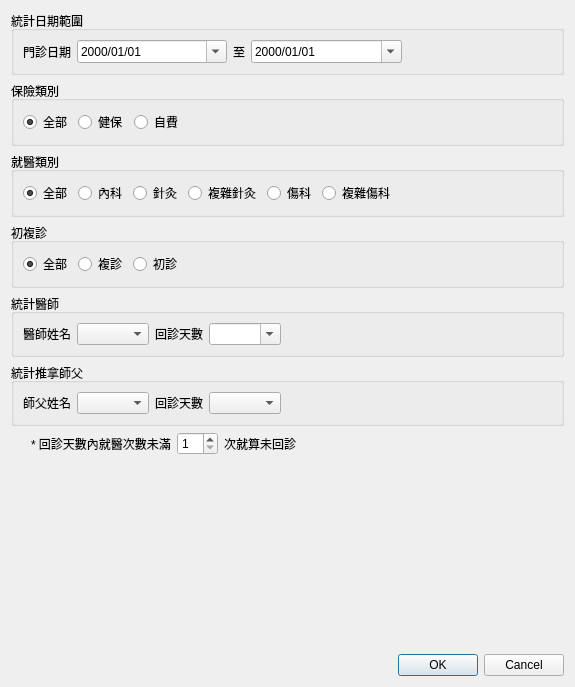
<?xml version="1.0" encoding="UTF-8"?>
<ui version="4.0">
 <class>Dialog_statistics_return_rate</class>
 <widget class="QDialog" name="Dialog_statistics_return_rate">
  <property name="windowModality">
   <enum>Qt::NonModal</enum>
  </property>
  <property name="geometry">
   <rect>
    <x>0</x>
    <y>0</y>
    <width>575</width>
    <height>687</height>
   </rect>
  </property>
  <property name="sizePolicy">
   <sizepolicy hsizetype="Preferred" vsizetype="Preferred">
    <horstretch>0</horstretch>
    <verstretch>0</verstretch>
   </sizepolicy>
  </property>
  <property name="windowTitle">
   <string>回診率統計</string>
  </property>
  <property name="modal">
   <bool>false</bool>
  </property>
  <layout class="QVBoxLayout" name="verticalLayout">
   <item>
    <widget class="QGroupBox" name="groupBox">
     <property name="title">
      <string>統計日期範圍</string>
     </property>
     <property name="flat">
      <bool>true</bool>
     </property>
     <layout class="QGridLayout" name="gridLayout">
      <item row="0" column="0">
       <widget class="QLabel" name="label_date">
        <property name="text">
         <string>門診日期</string>
        </property>
        <property name="alignment">
         <set>Qt::AlignRight|Qt::AlignTrailing|Qt::AlignVCenter</set>
        </property>
       </widget>
      </item>
      <item row="0" column="3">
       <widget class="QDateEdit" name="dateEdit_end_date">
        <property name="sizePolicy">
         <sizepolicy hsizetype="Expanding" vsizetype="Fixed">
          <horstretch>0</horstretch>
          <verstretch>0</verstretch>
         </sizepolicy>
        </property>
        <property name="currentSection">
         <enum>QDateTimeEdit::YearSection</enum>
        </property>
        <property name="displayFormat">
         <string>yyyy/MM/dd</string>
        </property>
        <property name="calendarPopup">
         <bool>true</bool>
        </property>
        <property name="currentSectionIndex">
         <number>0</number>
        </property>
       </widget>
      </item>
      <item row="0" column="2">
       <widget class="QLabel" name="label_between">
        <property name="text">
         <string>至</string>
        </property>
        <property name="alignment">
         <set>Qt::AlignCenter</set>
        </property>
       </widget>
      </item>
      <item row="0" column="1">
       <widget class="QDateEdit" name="dateEdit_start_date">
        <property name="sizePolicy">
         <sizepolicy hsizetype="Expanding" vsizetype="Fixed">
          <horstretch>0</horstretch>
          <verstretch>0</verstretch>
         </sizepolicy>
        </property>
        <property name="autoFillBackground">
         <bool>false</bool>
        </property>
        <property name="buttonSymbols">
         <enum>QAbstractSpinBox::UpDownArrows</enum>
        </property>
        <property name="showGroupSeparator" stdset="0">
         <bool>false</bool>
        </property>
        <property name="currentSection">
         <enum>QDateTimeEdit::YearSection</enum>
        </property>
        <property name="displayFormat">
         <string>yyyy/MM/dd</string>
        </property>
        <property name="calendarPopup">
         <bool>true</bool>
        </property>
        <property name="currentSectionIndex">
         <number>0</number>
        </property>
       </widget>
      </item>
      <item row="0" column="4">
       <spacer name="horizontalSpacer">
        <property name="orientation">
         <enum>Qt::Horizontal</enum>
        </property>
        <property name="sizeHint" stdset="0">
         <size>
          <width>40</width>
          <height>20</height>
         </size>
        </property>
       </spacer>
      </item>
     </layout>
    </widget>
   </item>
   <item>
    <widget class="QGroupBox" name="groupBox_3">
     <property name="title">
      <string>保險類別</string>
     </property>
     <property name="flat">
      <bool>true</bool>
     </property>
     <layout class="QGridLayout" name="gridLayout_3">
      <item row="0" column="4">
       <spacer name="horizontalSpacer_3">
        <property name="orientation">
         <enum>Qt::Horizontal</enum>
        </property>
        <property name="sizeHint" stdset="0">
         <size>
          <width>40</width>
          <height>20</height>
         </size>
        </property>
       </spacer>
      </item>
      <item row="0" column="1">
       <widget class="QRadioButton" name="radioButton_ins">
        <property name="text">
         <string>健保</string>
        </property>
        <property name="checked">
         <bool>false</bool>
        </property>
       </widget>
      </item>
      <item row="0" column="2">
       <widget class="QRadioButton" name="radioButton_self">
        <property name="text">
         <string>自費</string>
        </property>
       </widget>
      </item>
      <item row="0" column="0">
       <widget class="QRadioButton" name="radioButton_all">
        <property name="text">
         <string>全部</string>
        </property>
        <property name="checked">
         <bool>true</bool>
        </property>
       </widget>
      </item>
     </layout>
    </widget>
   </item>
   <item>
    <widget class="QGroupBox" name="groupBox_5">
     <property name="title">
      <string>就醫類別</string>
     </property>
     <property name="flat">
      <bool>true</bool>
     </property>
     <layout class="QHBoxLayout" name="horizontalLayout">
      <item>
       <widget class="QRadioButton" name="radioButton_all_treat_type">
        <property name="text">
         <string>全部</string>
        </property>
        <property name="checked">
         <bool>true</bool>
        </property>
       </widget>
      </item>
      <item>
       <widget class="QRadioButton" name="radioButton_general">
        <property name="text">
         <string>內科</string>
        </property>
       </widget>
      </item>
      <item>
       <widget class="QRadioButton" name="radioButton_acupuncture">
        <property name="text">
         <string>針灸</string>
        </property>
       </widget>
      </item>
      <item>
       <widget class="QRadioButton" name="radioButton_c_acupuncture">
        <property name="text">
         <string>複雜針灸</string>
        </property>
       </widget>
      </item>
      <item>
       <widget class="QRadioButton" name="radioButton_massage">
        <property name="text">
         <string>傷科</string>
        </property>
       </widget>
      </item>
      <item>
       <widget class="QRadioButton" name="radioButton_c_massage">
        <property name="text">
         <string>複雜傷科</string>
        </property>
       </widget>
      </item>
      <item>
       <spacer name="horizontalSpacer_5">
        <property name="orientation">
         <enum>Qt::Horizontal</enum>
        </property>
        <property name="sizeHint" stdset="0">
         <size>
          <width>40</width>
          <height>20</height>
         </size>
        </property>
       </spacer>
      </item>
     </layout>
    </widget>
   </item>
   <item>
    <widget class="QGroupBox" name="groupBox_6">
     <property name="title">
      <string>初複診</string>
     </property>
     <property name="flat">
      <bool>true</bool>
     </property>
     <layout class="QHBoxLayout" name="horizontalLayout_2">
      <item>
       <widget class="QRadioButton" name="radioButton_all_visit">
        <property name="text">
         <string>全部</string>
        </property>
        <property name="checked">
         <bool>true</bool>
        </property>
       </widget>
      </item>
      <item>
       <widget class="QRadioButton" name="radioButton_visited">
        <property name="text">
         <string>複診</string>
        </property>
       </widget>
      </item>
      <item>
       <widget class="QRadioButton" name="radioButton_first_visit">
        <property name="text">
         <string>初診</string>
        </property>
       </widget>
      </item>
      <item>
       <spacer name="horizontalSpacer_6">
        <property name="orientation">
         <enum>Qt::Horizontal</enum>
        </property>
        <property name="sizeHint" stdset="0">
         <size>
          <width>40</width>
          <height>20</height>
         </size>
        </property>
       </spacer>
      </item>
     </layout>
    </widget>
   </item>
   <item>
    <widget class="QGroupBox" name="groupBox_2">
     <property name="title">
      <string>統計醫師</string>
     </property>
     <property name="flat">
      <bool>true</bool>
     </property>
     <layout class="QGridLayout" name="gridLayout_2">
      <item row="0" column="2">
       <widget class="QLabel" name="label_2">
        <property name="text">
         <string>回診天數</string>
        </property>
       </widget>
      </item>
      <item row="0" column="4">
       <spacer name="horizontalSpacer_2">
        <property name="orientation">
         <enum>Qt::Horizontal</enum>
        </property>
        <property name="sizeHint" stdset="0">
         <size>
          <width>40</width>
          <height>20</height>
         </size>
        </property>
       </spacer>
      </item>
      <item row="0" column="1">
       <widget class="QComboBox" name="comboBox_doctor"/>
      </item>
      <item row="0" column="0">
       <widget class="QLabel" name="label">
        <property name="text">
         <string>醫師姓名</string>
        </property>
       </widget>
      </item>
      <item row="0" column="3">
       <widget class="QComboBox" name="comboBox_doctor_return_days">
        <property name="editable">
         <bool>true</bool>
        </property>
        <property name="currentText">
         <string/>
        </property>
       </widget>
      </item>
     </layout>
    </widget>
   </item>
   <item>
    <widget class="QGroupBox" name="groupBox_4">
     <property name="title">
      <string>統計推拿師父</string>
     </property>
     <property name="flat">
      <bool>true</bool>
     </property>
     <layout class="QGridLayout" name="gridLayout_4">
      <item row="0" column="1">
       <widget class="QComboBox" name="comboBox_massager"/>
      </item>
      <item row="0" column="2">
       <widget class="QLabel" name="label_4">
        <property name="text">
         <string>回診天數</string>
        </property>
       </widget>
      </item>
      <item row="0" column="0">
       <widget class="QLabel" name="label_3">
        <property name="text">
         <string>師父姓名</string>
        </property>
       </widget>
      </item>
      <item row="0" column="3">
       <widget class="QComboBox" name="comboBox_massager_return_days"/>
      </item>
      <item row="0" column="4">
       <spacer name="horizontalSpacer_4">
        <property name="orientation">
         <enum>Qt::Horizontal</enum>
        </property>
        <property name="sizeHint" stdset="0">
         <size>
          <width>40</width>
          <height>20</height>
         </size>
        </property>
       </spacer>
      </item>
     </layout>
    </widget>
   </item>
   <item>
    <layout class="QHBoxLayout" name="horizontalLayout_3">
     <property name="leftMargin">
      <number>20</number>
     </property>
     <item>
      <widget class="QLabel" name="label_5">
       <property name="text">
        <string>* 回診天數內就醫次數未滿</string>
       </property>
      </widget>
     </item>
     <item>
      <widget class="QSpinBox" name="spinBox_return_times">
       <property name="minimum">
        <number>1</number>
       </property>
       <property name="displayIntegerBase">
        <number>10</number>
       </property>
      </widget>
     </item>
     <item>
      <widget class="QLabel" name="label_6">
       <property name="text">
        <string>次就算未回診</string>
       </property>
      </widget>
     </item>
     <item>
      <spacer name="horizontalSpacer_7">
       <property name="orientation">
        <enum>Qt::Horizontal</enum>
       </property>
       <property name="sizeHint" stdset="0">
        <size>
         <width>40</width>
         <height>20</height>
        </size>
       </property>
      </spacer>
     </item>
    </layout>
   </item>
   <item>
    <spacer name="verticalSpacer">
     <property name="orientation">
      <enum>Qt::Vertical</enum>
     </property>
     <property name="sizeHint" stdset="0">
      <size>
       <width>20</width>
       <height>40</height>
      </size>
     </property>
    </spacer>
   </item>
   <item>
    <widget class="QDialogButtonBox" name="buttonBox">
     <property name="orientation">
      <enum>Qt::Horizontal</enum>
     </property>
     <property name="standardButtons">
      <set>QDialogButtonBox::Cancel|QDialogButtonBox::Ok</set>
     </property>
     <property name="centerButtons">
      <bool>false</bool>
     </property>
    </widget>
   </item>
  </layout>
 </widget>
 <tabstops>
  <tabstop>dateEdit_start_date</tabstop>
  <tabstop>dateEdit_end_date</tabstop>
 </tabstops>
 <resources/>
 <connections>
  <connection>
   <sender>buttonBox</sender>
   <signal>accepted()</signal>
   <receiver>Dialog_statistics_return_rate</receiver>
   <slot>accept()</slot>
   <hints>
    <hint type="sourcelabel">
     <x>248</x>
     <y>254</y>
    </hint>
    <hint type="destinationlabel">
     <x>157</x>
     <y>274</y>
    </hint>
   </hints>
  </connection>
  <connection>
   <sender>buttonBox</sender>
   <signal>rejected()</signal>
   <receiver>Dialog_statistics_return_rate</receiver>
   <slot>reject()</slot>
   <hints>
    <hint type="sourcelabel">
     <x>316</x>
     <y>260</y>
    </hint>
    <hint type="destinationlabel">
     <x>286</x>
     <y>274</y>
    </hint>
   </hints>
  </connection>
 </connections>
</ui>
